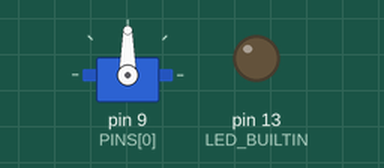
A sketch run on a simulated Arduino Uno, built with avr-gcc and run on an emulated ATmega328P. On the bench: servo, output pins drawn as LEDs (lit = HIGH). What the sketch prints to the serial monitor is not drawn.

Above: at 0.05 s.
At 1.6 s:
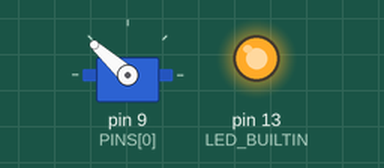
At 3.2 s:
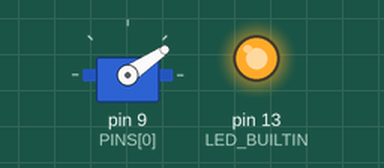
At 6.5 s:
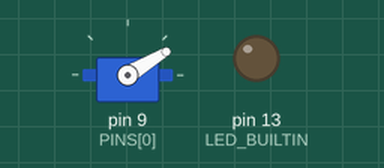
Timing chart, 0 to 10.4 s (numbered marks = the images above):
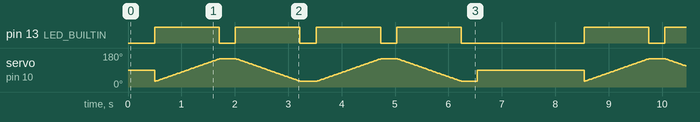

The sketch:

servo-check.ino
```cpp
// Clockedin servo check: no commands and no settings. It sweeps the servo on D9, then D10, then D11, one at a
// time, 30 to 150 degrees and back twice, and lights the board's LED while a servo moves. If a servo stays still
// while the Serial Monitor says it is its turn, the problem is that servo's wiring or power, not the sketches.
#include <Servo.h>

const uint8_t PINS[3] = {9, 10, 11};
const char *NAMES[3] = {"base, pin D9", "elbow, pin D10", "tilt, pin D11"};
Servo servo;

void setup() {
  Serial.begin(115200);
  pinMode(LED_BUILTIN, OUTPUT);
  Serial.println(F("Servo check: each pin in turn, 30 to 150 degrees and back."));
}

void sweep(int from, int to) {
  digitalWrite(LED_BUILTIN, HIGH);
  for (int a = from; a != to; a += (from < to ? 1 : -1)) { servo.write(a); delay(10); }
  digitalWrite(LED_BUILTIN, LOW);
  delay(300);
}

void loop() {
  for (uint8_t i = 0; i < 3; i++) {
    Serial.print(F("Moving now: ")); Serial.println(NAMES[i]);
    servo.attach(PINS[i]);
    servo.write(90); delay(500);
    for (uint8_t k = 0; k < 2; k++) { sweep(30, 150); sweep(150, 30); }
    servo.write(90); delay(500);
    servo.detach();
    delay(1000);
  }
}
```

Measured:
- by itself, pin 13 (LED_BUILTIN): repeats every 8.0 s: 3 × (LOW 0.30 s, HIGH 1.2 s), LOW 2.3 s, HIGH 1.2 s
- by itself, servo on pin 10 (PINS[1]): moves between 30° and 150°, repeating every 8.0 s
